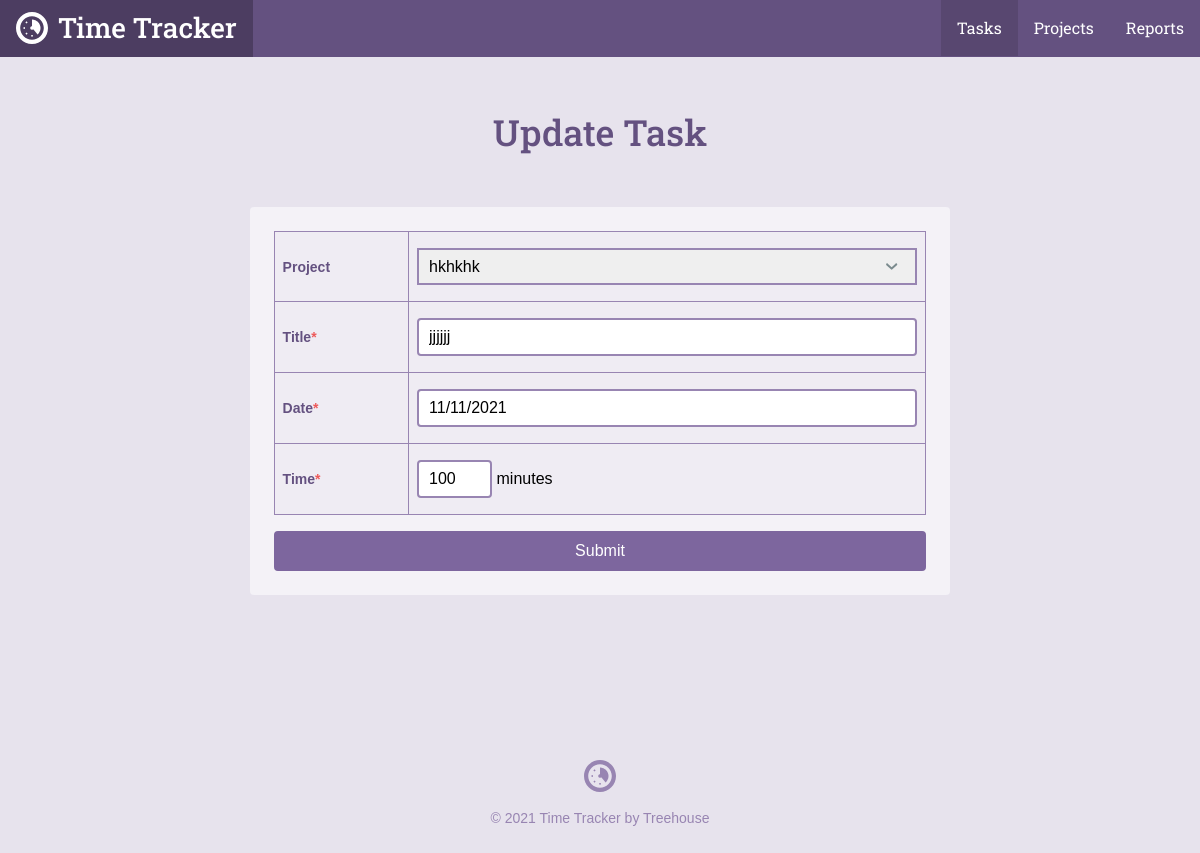
Before: /task.php?id=16 with the older database file.
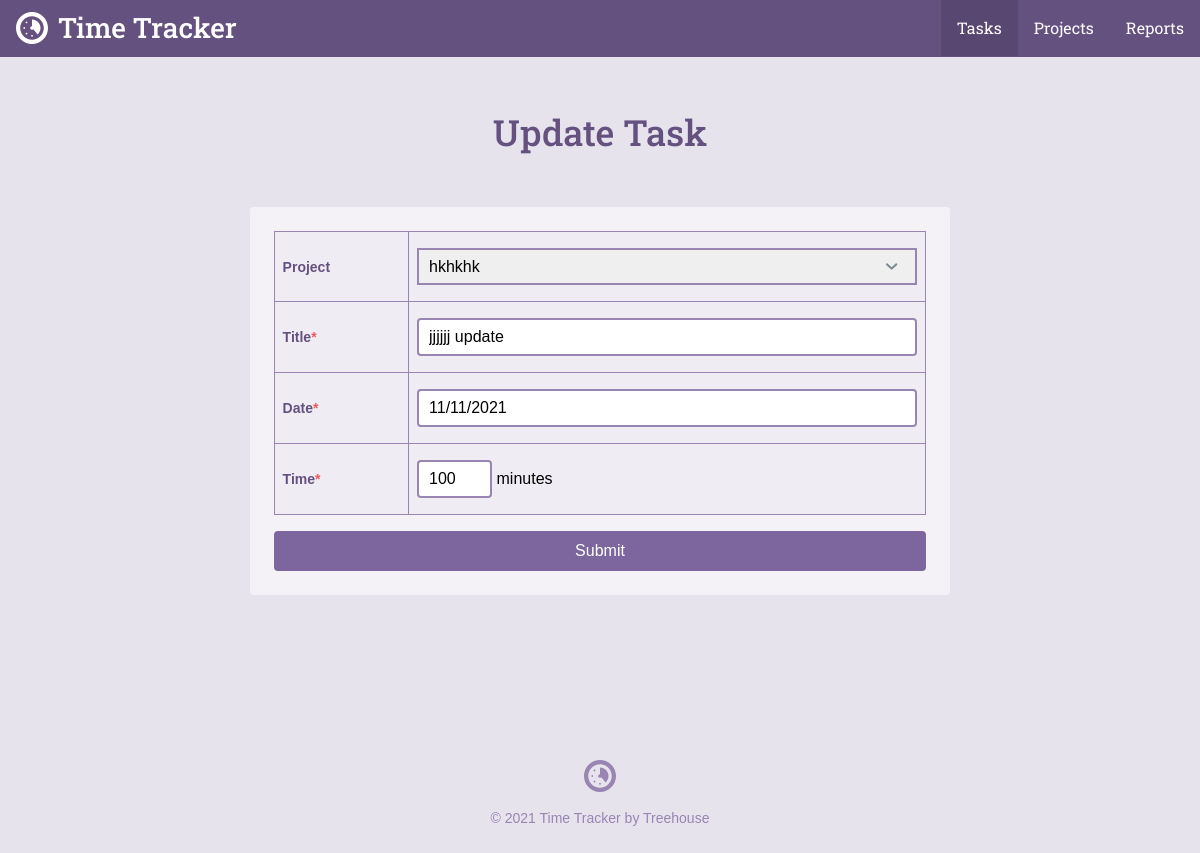
After: the same page with the newer database file.
### tables this page shows
CREATE TABLE `tasks` (
	`task_id`	INTEGER PRIMARY KEY AUTOINCREMENT,
	`project_id`	INTEGER,
	`title`	TEXT,
	`date`	INTEGER NOT NULL,
	`time`	TEXT NOT NULL
);

CREATE TABLE `projects` (
	`project_id`	INTEGER PRIMARY KEY AUTOINCREMENT,
	`title`	TEXT NOT NULL,
	`category`	TEXT NOT NULL
);

### inc/functions.php (called while the page is built, shortened)
<?php
function get_project_list() {
  include('connection.php');
  try {
    return $db->query('SELECT project_id, title, category FROM Projects');
  } catch (Exception $e) {
    echo "Error!: " . $e->getMessage() . "</br>";
    return array();
  }
}
function get_task($task_id) {
  include('connection.php');
  try {
    $sql = 'SELECT task_id, title, date, time, project_id FROM tasks WHERE task_id = ?';
    $results = $db->prepare($sql);
    $results->bindValue(1, $task_id, PDO::PARAM_INT);
    $results->execute();
  } catch (Exception $e) {
    echo "Error!:" . $e->getMessage() . "</br>";
    return false;
  }
  return $results->fetch();
}

### task.php (the view, shortened to what this page needs)
<?php
require 'inc/functions.php';
$page = "tasks";
$project_id = $title = $date = $time = '';
if (isset($_GET['id'])) {
  list($task_id, $title, $date, $time, $project_id) = get_task(filter_input(INPUT_GET, 'id', FILTER_SANITIZE_NUMBER_INT));
}
include 'inc/header.php';
?>
<div class="section page">
    <div class="col-container page-container">
        <div class="col col-70-md col-60-lg col-center">
            <h1 class="actions-header"><?php
            if (!empty($task_id)) {
              echo 'Update';
            } else {
              echo 'Add';
            }?> Task</h1>
            <form class="form-container form-add" method="post" action="task.php">
                <table>
                    <tr>
                        <th>
                            <label for="project_id">Project</label>
                        </th>
                        <td>
                            <select name="project_id" id="project_id">
                                <?php
                                foreach (get_project_list() as $item) {
                                  echo "<option value='" . $item['project_id'] . "'";
                                  if ($project_id == $item['project_id']) {
                                    echo ' selected';
                                  }
                                  echo ">" . $item['title'] . "</option>";
                                }
                                ?>
                            </select>
                        </td>
                    </tr>
                    <tr>
                        <th><label for="title">Title<span class="required">*</span></label></th>
                        <td><input type="text" id="title" name="title" value="<?php echo htmlspecialchars($title)?>" /></td>
                    </tr>
                    <tr>
                        <th><label for="date">Date<span class="required">*</span></label></th>
                        <td><input type="text" id="date" name="date" value="<?php echo htmlspecialchars($date)?>" placeholder="mm/dd/yyyy" /></td>
                    </tr>
                    <tr>
                        <th><label for="time">Time<span class="required">*</span></label></th>
                        <td><input type="text" id="time" name="time" value="<?php echo htmlspecialchars($time)?>" /> minutes</td>
                    </tr>
                </table>
                <input class="button button--primary button--topic-php" type="submit" value="Submit" />
            </form>
        </div>
    </div>
</div>
<?php include "inc/footer.php"; ?>

### inc/header.php (shortened to what this page needs)
<html>
<head>
	<link rel="stylesheet" href="css/style.css" type="text/css">
</head>
<body>
	<header class="header">
    <div class="col-container">
  		<h1>
        <a class="logo" href="./">
          <svg viewbox="0 0 64 64" class="logo-icon"><use xlink:href="#logo_icon"></use></svg>
          <span class="logo-name">Time Tracker</span>
        </a>
      </h1>
  		<ul class="nav">
        <li class="nav-item tasks<?php if ($page == "tasks") { echo " on"; } ?>"><a class="nav-link" href="task_list.php">Tasks</a></li>
        <li class="nav-item projects<?php if ($page == "projects") { echo " on"; } ?>"><a class="nav-link" href="project_list.php">Projects</a></li>
        <li class="nav-item reports<?php if ($page == "reports") { echo " on"; } ?>"><a class="nav-link" href="reports.php">Reports</a></li>
      </ul>
    </div>
  </header>
	<div id="content">

Changed rows visible on the page:
changed tasks "hkhkhk": title "jjjjjj" → "jjjjjj update"
